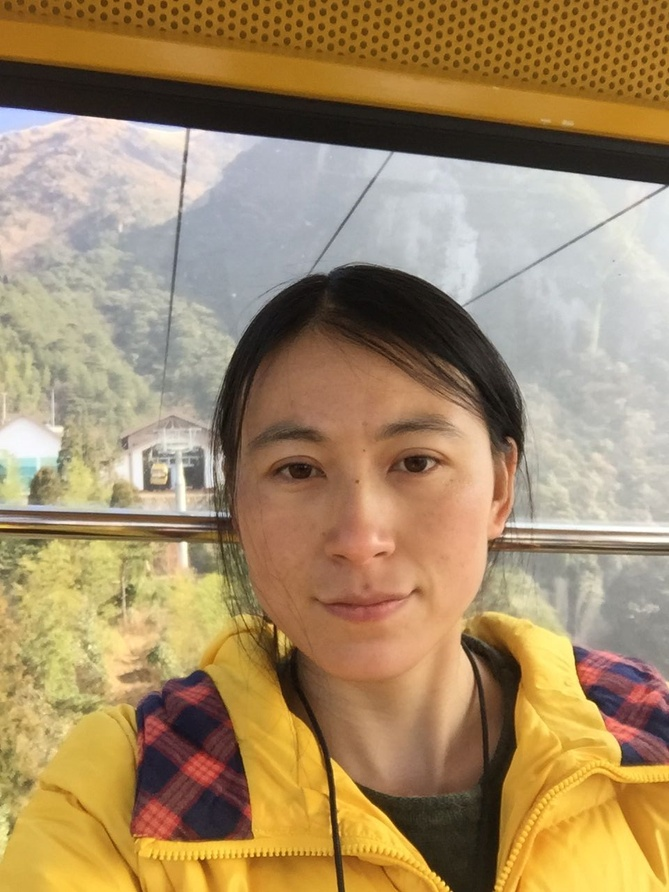
%> input picture CHT/CH04/fig12,13,14,15/hjj.jpg, 669 x 892 px, shrunk from 960 x 1280 before the run
$ octave --eval "SnapImage;"   (GNU Octave 9; MATLAB toolbox functions it lacks are replaced by stand-ins)
%> lines starting %> are read from the running program, lines starting %| are printed output that depends on the picture
function SnapImage()
%此函數定義了抓圖動作

%如下兩行程式碼作為畫圖部分，是為了示範抓圖效果，讀者設計GUI呼叫此函數時可移除之！
subplot(1,2,1),imshow('hjj.jpg');
subplot(1,2,2),imshow('sys.jpg');
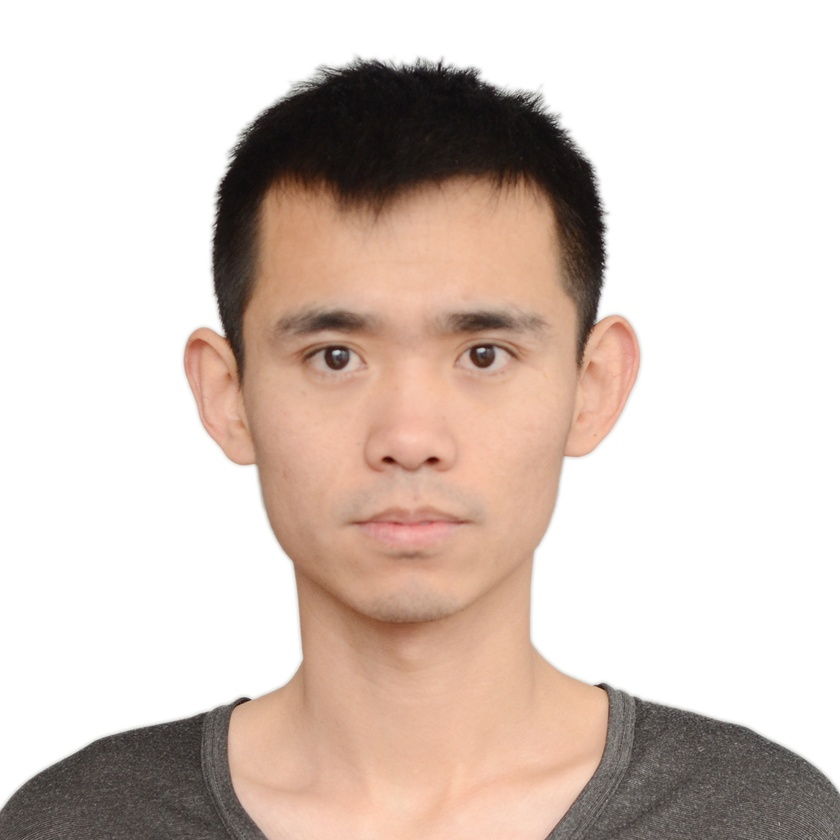
%> input picture CHT/CH04/fig12,13,14,15/sys.jpg, 840 x 840 px, shrunk from 1205 x 1205 before the run

video_imagesPath = fullfile(pwd, 'snap_images');
%這一行很關鍵，制定了抓取的圖片儲存的資料夾

%下面建立圖片儲存資料夾，我們剛剛學過！
if ~exist(video_imagesPath, 'dir')
    mkdir(video_imagesPath);
end

%儲存抓圖的實現
[FileName,PathName,FilterIndex] = uiputfile({'*.jpg;*.tif;*.png;*.gif','All Image Files';...
          '*.*','All Files' },'儲存抓圖',...
          fullfile(pwd, 'snap_images\\temp.jpg'));
if isequal(FileName, 0) || isequal(PathName, 0)
    return;
end
%提示訊息設定
fileStr = fullfile(PathName, FileName);
f = getframe(gcf);
f = frame2im(f);
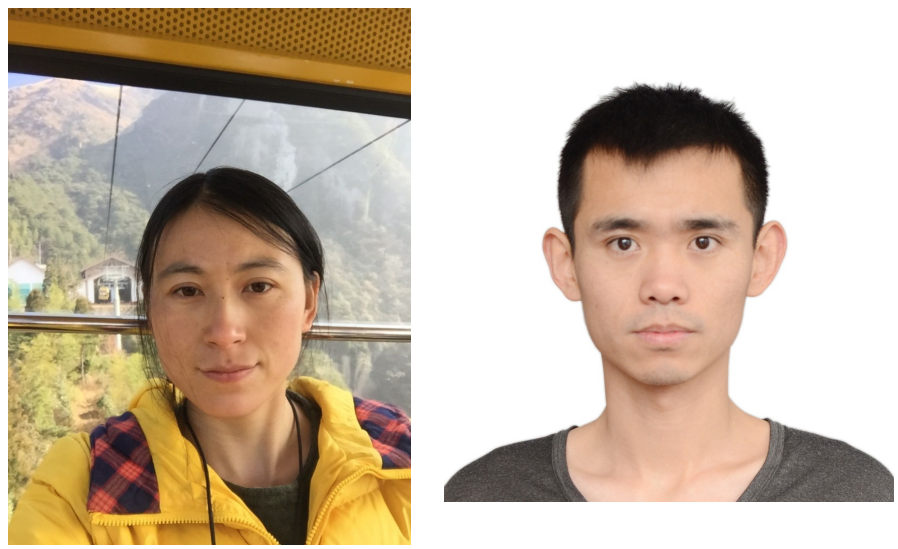
%> f: size 549x898x3 uint8; mean R, G, B 199.2, 182.3, 162.9
imwrite(f, fileStr);
msgbox('抓圖檔案儲存成功！', '提示訊息');
